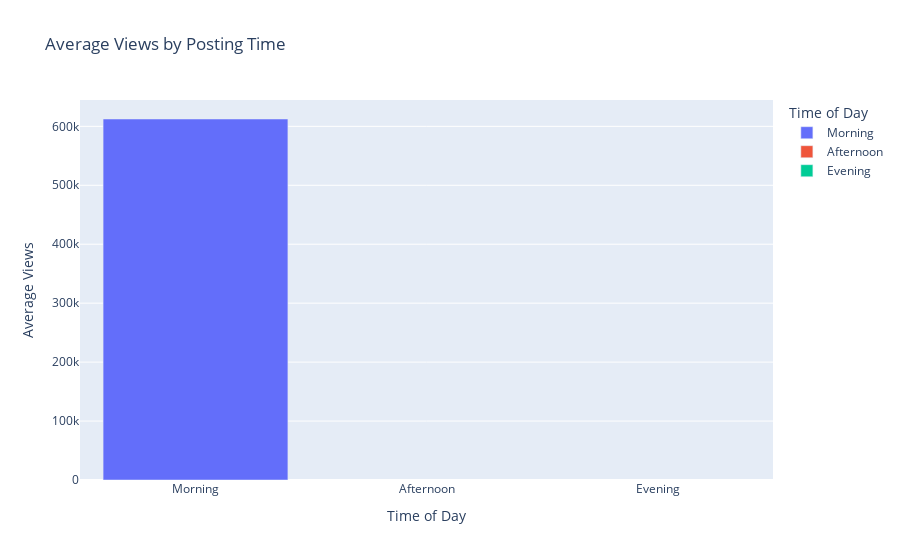

Notebook cell for this chart:
### Code cell
# Insight 3.1: Views by Posting Time

df['hour'] = df['createTime'].dt.hour
time_bins = [(0, 12, 'Morning (0-12h)'), (12, 19, 'Afternoon (12-19h)'), (19, 24, 'Evening (19-24h)')]
df['time_category'] = pd.cut(df['hour'], bins=[0, 12, 19, 24], labels=['Morning', 'Afternoon', 'Evening'], right=False)

views_by_time = df.groupby('time_category', observed=False)['statsV2.playCount'].mean().reset_index()
fig4 = px.bar(views_by_time, x='time_category', y='statsV2.playCount',
              title="Average Views by Posting Time",
              labels={'statsV2.playCount': 'Average Views', 'time_category': 'Time of Day'},
              color='time_category')
fig4.show()

### Figure 1 — Plotly figure (JSON) as saved in the notebook; plotly's stock layout.template omitted (floating-point values rounded to 4 significant figures)
{"data": [{"hovertemplate": "Time of Day=%{x}<br>Average Views=%{y}<extra></extra>", "legendgroup": "Morning", "marker": {"color": "#636efa", "pattern": {"shape": ""}}, "name": "Morning", "orientation": "v", "showlegend": true, "textposition": "auto", "type": "bar", "x": ["Morning"], "xaxis": "x", "y": [612500.0], "yaxis": "y"}, {"hovertemplate": "Time of Day=%{x}<br>Average Views=%{y}<extra></extra>", "legendgroup": "Afternoon", "marker": {"color": "#EF553B", "pattern": {"shape": ""}}, "name": "Afternoon", "orientation": "v", "showlegend": true, "textposition": "auto", "type": "bar", "x": ["Afternoon"], "xaxis": "x", "y": [NaN], "yaxis": "y"}, {"hovertemplate": "Time of Day=%{x}<br>Average Views=%{y}<extra></extra>", "legendgroup": "Evening", "marker": {"color": "#00cc96", "pattern": {"shape": ""}}, "name": "Evening", "orientation": "v", "showlegend": true, "textposition": "auto", "type": "bar", "x": ["Evening"], "xaxis": "x", "y": [NaN], "yaxis": "y"}], "layout": {"barmode": "relative", "legend": {"title": {"text": "Time of Day"}, "tracegroupgap": 0}, "title": {"text": "Average Views by Posting Time"}, "xaxis": {"anchor": "y", "categoryarray": ["Morning", "Afternoon", "Evening"], "categoryorder": "array", "domain": [0, 1], "title": {"text": "Time of Day"}}, "yaxis": {"anchor": "x", "domain": [0, 1], "title": {"text": "Average Views"}}}}
